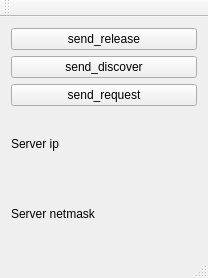
<?xml version="1.0" encoding="UTF-8"?>
<ui version="4.0">
 <class>MainWindow</class>
 <widget class="QMainWindow" name="MainWindow">
  <property name="geometry">
   <rect>
    <x>0</x>
    <y>0</y>
    <width>208</width>
    <height>278</height>
   </rect>
  </property>
  <property name="windowTitle">
   <string>MainWindow</string>
  </property>
  <widget class="QWidget" name="centralWidget">
   <layout class="QGridLayout" name="gridLayout">
    <item row="0" column="0">
     <layout class="QVBoxLayout" name="verticalLayout">
      <item>
       <widget class="QPushButton" name="button_release">
        <property name="text">
         <string>send_release</string>
        </property>
       </widget>
      </item>
      <item>
       <widget class="QPushButton" name="button_discover">
        <property name="text">
         <string>send_discover</string>
        </property>
       </widget>
      </item>
      <item>
       <widget class="QPushButton" name="button_request">
        <property name="text">
         <string>send_request</string>
        </property>
       </widget>
      </item>
      <item>
       <widget class="QLabel" name="info_ip">
        <property name="text">
         <string>Server ip</string>
        </property>
       </widget>
      </item>
      <item>
       <widget class="QLabel" name="info_nm">
        <property name="text">
         <string>Server netmask</string>
        </property>
       </widget>
      </item>
     </layout>
    </item>
   </layout>
  </widget>
  <widget class="QMenuBar" name="menuBar">
   <property name="geometry">
    <rect>
     <x>0</x>
     <y>0</y>
     <width>208</width>
     <height>21</height>
    </rect>
   </property>
  </widget>
  <widget class="QToolBar" name="mainToolBar">
   <attribute name="toolBarArea">
    <enum>TopToolBarArea</enum>
   </attribute>
   <attribute name="toolBarBreak">
    <bool>false</bool>
   </attribute>
  </widget>
  <widget class="QStatusBar" name="statusBar"/>
 </widget>
 <layoutdefault spacing="6" margin="11"/>
 <resources/>
 <connections/>
</ui>
